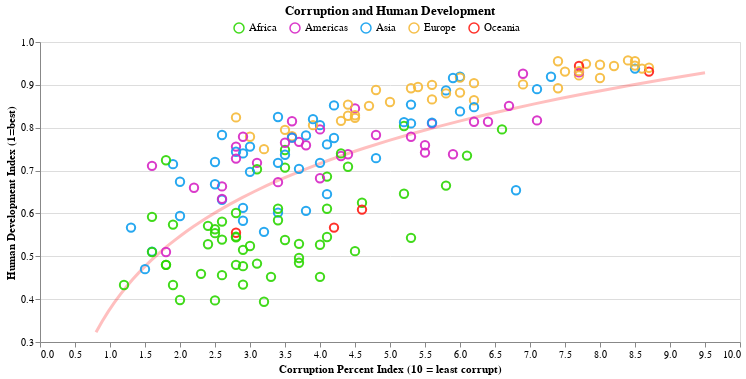

The code cell stored with this chart in its notebook:
### Code cell
select_year = alt.selection_single(
    name='Select', fields=['year'], init={'year': 2019},
    bind=alt.binding_range(min=2011, max=2019, step=2)
)
selection = alt.selection_multi(fields=['continent'], bind='legend')
scales = alt.selection_interval(bind='scales')

base_int = alt.Chart(tudo, title ='Corruption and Human Development').encode(
    x = alt.X('CPI:Q',title='Corruption Percent Index (10 = least corrupt)',
              scale=alt.Scale(zero=False),axis=alt.Axis(grid=False)),
    y = alt.Y('HDI:Q', title = 'Human Development Index (1=best)',scale=alt.Scale(zero=False,domain =[.3,1])),
    ).properties(
    width=700,
    height=300,
)

points_int = base_int.mark_point(size=70).encode(color = alt.Color('continent',scale=alt.Scale(
        range =[ "#2CD602","#D625C4",'#0F9FEE',"#F5B938", "#FF1C14", "#A85402", "#ff6347"]
        ),legend=alt.Legend(
        orient='none',
        legendY=-20,
        legendX=193,
        direction='horizontal',
        title=None,
        labelFontSize = 11)),
        opacity=alt.condition(selection, alt.value(.9), alt.value(0.1)),                                                       
        tooltip =['country','CPI','HDI','continent','year']
        ).add_selection(
    selection,
    scales,
    select_year
    ).transform_filter(select_year)

curve_int = base_int.mark_line(
    color='red',
    size=3,
    opacity=0.25
).transform_regression(
    'CPI',    
    'HDI',
    method='log'
).encode()

curve_int + points_int

### Figure 1 — Vega-Lite specification as saved in the notebook (floating-point values rounded to 4 significant figures; data arrays with more than 128 entries replaced by an {"elided": "..."} marker saying what was removed)
{"config": {"view": {"continuousWidth": 400, "continuousHeight": 300}}, "layer": [{"mark": {"type": "line", "color": "red", "opacity": 0.25, "size": 3}, "encoding": {"x": {"type": "quantitative", "axis": {"grid": false}, "field": "CPI", "scale": {"zero": false}, "title": "Corruption Percent Index (10 = least corrupt)"}, "y": {"type": "quantitative", "field": "HDI", "scale": {"domain": [0.3, 1], "zero": false}, "title": "Human Development Index (1=best)"}}, "height": 300, "title": "Corruption and Human Development", "transform": [{"on": "CPI", "regression": "HDI", "method": "log"}], "width": 700}, {"mark": {"type": "point", "size": 70}, "encoding": {"color": {"type": "nominal", "field": "continent", "legend": {"direction": "horizontal", "labelFontSize": 11, "legendX": 193, "legendY": -20, "orient": "none", "title": null}, "scale": {"range": ["#2CD602", "#D625C4", "#0F9FEE", "#F5B938", "#FF1C14", "#A85402", "#ff6347"]}}, "opacity": {"condition": {"value": 0.9, "selection": "selector003"}, "value": 0.1}, "tooltip": [{"type": "nominal", "field": "country"}, {"type": "quantitative", "field": "CPI"}, {"type": "quantitative", "field": "HDI"}, {"type": "nominal", "field": "continent"}, {"type": "quantitative", "field": "year"}], "x": {"type": "quantitative", "axis": {"grid": false}, "field": "CPI", "scale": {"zero": false}, "title": "Corruption Percent Index (10 = least corrupt)"}, "y": {"type": "quantitative", "field": "HDI", "scale": {"domain": [0.3, 1], "zero": false}, "title": "Human Development Index (1=best)"}}, "height": 300, "selection": {"selector003": {"type": "multi", "fields": ["continent"], "bind": "legend"}, "selector004": {"type": "interval", "bind": "scales"}, "Select": {"type": "single", "fields": ["year"], "init": {"year": 2019}, "bind": {"input": "range", "max": 2019, "min": 2011, "step": 2}}}, "title": "Corruption and Human Development", "transform": [{"filter": {"selection": "Select"}}], "width": 700}], "data": {"name": "data-bd22d6fff388d0f3353e368e7d61756a"}, "$schema": "https://vega.github.io/schema/vega-lite/v4.8.1.json", "datasets": {"data-bd22d6fff388d0f3353e368e7d61756a": {"elided": "683 records"}}}
